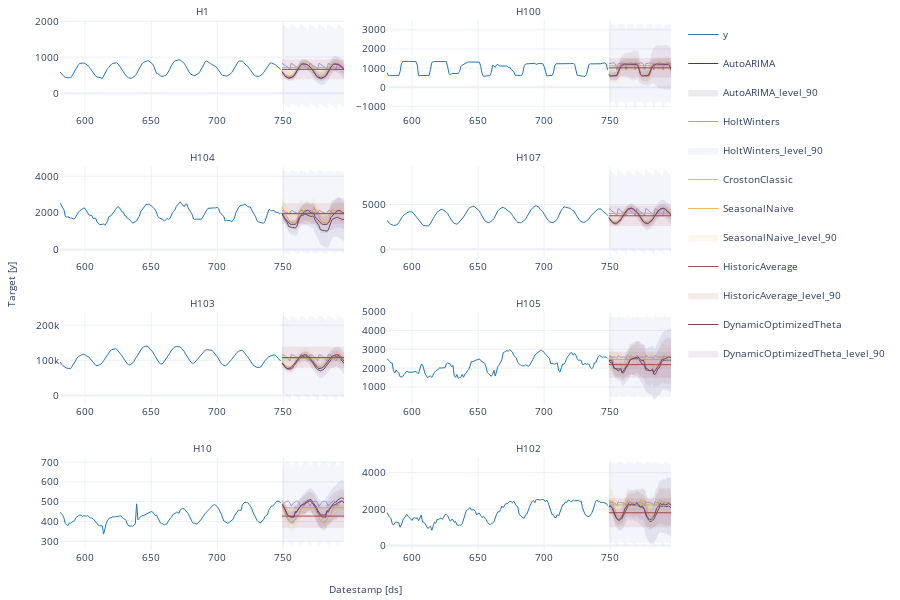

Write notebook code for a chart like this one.
### Markdown cell above
Plot the results of 8 random series using the `StatsForecast.plot` method.

### Code cell
sf.plot(Y_df,forecasts_df)
